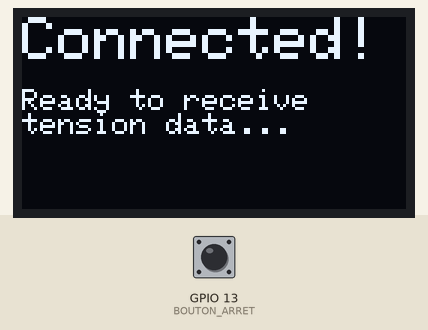
Recording of a sketch running on a simulated ESP32. Parts: 128×64 one-colour display. Inputs (shaded band) come from the test bench; at power-on: GPIO 13 (BOUTON_ARRET) HIGH. Nothing arrives over Bluetooth unless stated; what the sketch prints to the serial monitor is not drawn.

Above: at 2.2 s.
At 5.3 s:
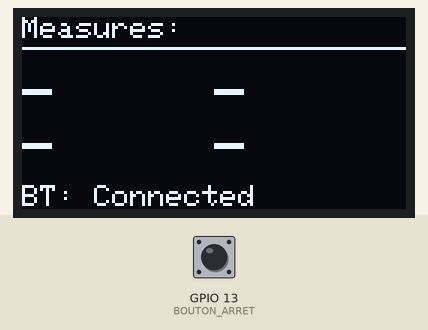
5.4 s: GPIO 13 (BOUTON_ARRET) pulled LOW for 0.15 s
At 6.3 s:
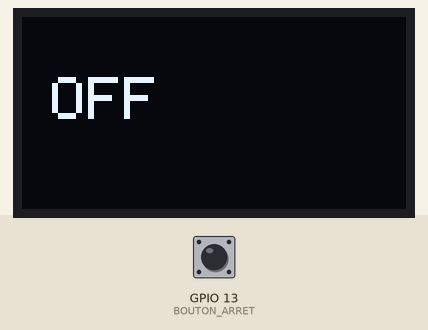
7.0 s: GPIO 13 (BOUTON_ARRET) pulled LOW for 1 s
At 7.4 s:
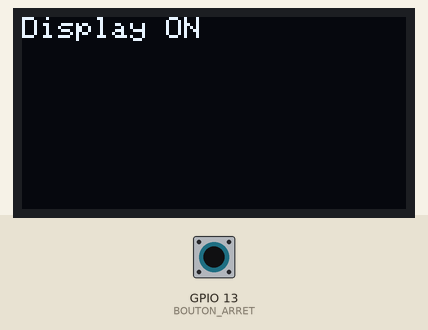
12.5 s: GPIO 13 (BOUTON_ARRET) pulled LOW for 3.2 s
At 13.3 s:
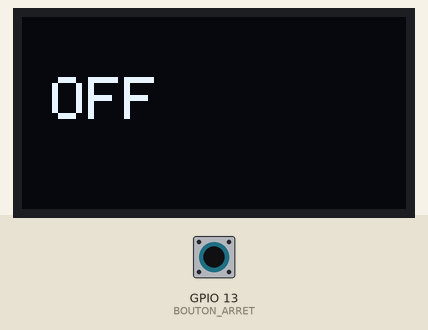
Timing chart, 0 to 15.5 s (numbered marks = the images above; inputs shaded):
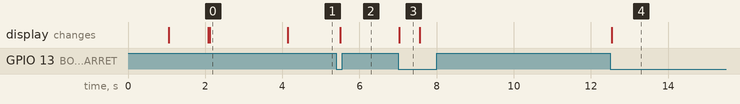

The sketch:

ESP32_BT_Recepteur_MAC.ino
```cpp
#include <Arduino.h>
#include <BluetoothSerial.h>
#include <esp_bt_device.h>
#include <Wire.h>
#include <Adafruit_GFX.h>
#include <Adafruit_SSD1306.h>

// Configuration de l'écran OLED - SBCOLED01V2
#define SCREEN_WIDTH 128
#define SCREEN_HEIGHT 64
#define OLED_RESET -1  // Broche de réinitialisation (ou -1 si partage avec Arduino)
#define SCREEN_ADDRESS 0x3C  // Adresse I2C pour SBCOLED01V2 (généralement 0x3C)
// Broches I2C pour ESP32 WROOM-32E
#define SDA_PIN 19
#define SCL_PIN 22

// Bouton poussoir pour arrêt d'affichage
#define BOUTON_ARRET 13
bool dernierEtatBoutonArret = HIGH;
bool affichageActif = true;  // État de l'affichage

// Création des objets
BluetoothSerial SerialBT;
Adafruit_SSD1306 display(SCREEN_WIDTH, SCREEN_HEIGHT, &Wire, OLED_RESET);

// Variables
float lastForces[4] = {0.0, 0.0, 0.0, 0.0};
unsigned long lastUpdate = 0;
unsigned long lastDisplayUpdate = 0;
bool hasData = false;


void setup()
{
  // Initialiser la communication série à 115200 bauds pour le débogage
  Serial.begin(115200);

  // Attendre un peu pour la connexion du moniteur série
  delay(1000);

  // Initialiser I2C avec les broches personnalisées pour ESP32
  Wire.begin(SDA_PIN, SCL_PIN);

  // Initialiser l'écran OLED
  if(!display.begin(SSD1306_SWITCHCAPVCC, SCREEN_ADDRESS)) {
    Serial.println(F("SSD1306 allocation failed"));
    while(1); // Arrêt ici si l'OLED échoue
  }

  // Effacer l'écran et afficher le message de démarrage
  display.clearDisplay();
  display.setTextSize(1);
  display.setTextColor(SSD1306_WHITE);
  display.setCursor(0, 0);
  display.println("ESP32 Slave");
  display.println("Initializing...");
  display.display();
  delay(1000);

  // Initialisation bouton d'arrêt
  pinMode(BOUTON_ARRET, INPUT_PULLUP);
  dernierEtatBoutonArret = digitalRead(BOUTON_ARRET);

  // Démarrer la communication Bluetooth et définir le nom "ESP32_Slave"
  // Utiliser un nom sans caractères spéciaux
  if (!SerialBT.begin("ESP32Slave", false)) // false = mode esclave
  {
    Serial.println("Bluetooth initialization failed!");
    display.clearDisplay();
    display.setCursor(0, 0);
    display.println("BT Failed!");
    display.display();
    while(1); // Arrêt ici
  }

  Serial.println("ESP32 Slave Bluetooth Serial Started.");
  Serial.println("Device name: ESP32Slave");

  // Obtenir et afficher l'adresse MAC Bluetooth
  const uint8_t* mac = esp_bt_dev_get_address();
  Serial.print("Bluetooth MAC Address: ");
  for (int i = 0; i < 6; i++) {
    Serial.printf("%02X", mac[i]);
    if (i < 5) Serial.print(":");
  }
  Serial.println();

  // Afficher l'adresse MAC sur l'OLED
  display.clearDisplay();
  display.setCursor(0, 0);
  display.println("ESP32Slave");
  display.println("MAC:");
  display.print("  ");
  for (int i = 0; i < 6; i++) {
    display.printf("%02X", mac[i]);
    if (i < 5) display.print(":");
  }
  display.println();
  display.println();
  display.println("Waiting for");
  display.println("Master...");
  display.display();

  Serial.println("Bluetooth is discoverable and waiting for connection...");

  // Attendre jusqu'à ce que le périphérique ESP32 Maître se connecte à cet ESP32 Esclave
  while (!SerialBT.connected())
  {
    delay(1000);  // Attendre 1 seconde avant de vérifier à nouveau
    Serial.print(".");
  }

  // Une fois connecté, afficher un message de confirmation
  Serial.println("");
  Serial.println("Connected to ESP32_Master successfully!");

  // Afficher l'état de connexion sur l'OLED
  display.clearDisplay();
  display.setCursor(0, 0);
  display.setTextSize(2);
  display.println("Connected!");
  display.setTextSize(1);
  display.println();
  display.println("Ready to receive");
  display.println("tension data...");
  display.display();
  delay(2000);
}

// Fonction pour afficher les valeurs sur l'OLED
void afficherValeurs() {
  if (!affichageActif) return;

  display.clearDisplay();
  display.setTextSize(1);
  display.setCursor(0, 0);
  display.println("Measures:");
  display.drawLine(0, 10, SCREEN_WIDTH, 10, SSD1306_WHITE);

  display.setTextSize(2);

  // Force 1
  display.setCursor(0, 18);
  if (hasData && SerialBT.connected()) {
    display.print(lastForces[0], 1);
  } else {
    display.print("-");
  }

  // Force 2
  display.setCursor(0, 36);
  if (hasData && SerialBT.connected()) {
    display.print(lastForces[1], 1);
  } else {
    display.print("-");
  }

  // Force 3
  display.setCursor(64, 18);
  if (hasData && SerialBT.connected()) {
    display.print(lastForces[2], 1);
  } else {
    display.print("-");
  }

  // Force 4
  display.setCursor(64, 36);
  if (hasData && SerialBT.connected()) {
    display.print(lastForces[3], 1);
  } else {
    display.print("-");
  }

  // État Bluetooth
  display.setTextSize(1);
  display.setCursor(0, 56);
  if (SerialBT.connected()) {
    display.print("BT: Connected");
  } else {
    display.print("BT: Disconnected");
  }

  display.display();
}

void loop()
{
  // Vérifie si le bouton d'arrêt d'affichage a été pressé
  bool etatActuelBoutonArret = digitalRead(BOUTON_ARRET);
  if (etatActuelBoutonArret == LOW && dernierEtatBoutonArret == HIGH) {
    // Appui détecté - inverse l'état d'affichage
    affichageActif = !affichageActif;
    if (affichageActif) {
      Serial.println("Display ON");
      // Rafraîchit l'affichage avec les dernières données
      display.clearDisplay();
      display.setTextSize(1);
      display.setCursor(0, 0);
      display.println("Display ON");
      display.display();
    } else {
      Serial.println("OFF");
      // Affiche un message d'arrêt
      display.clearDisplay();
      display.setTextSize(2);
      display.setCursor(10, 20);
      display.println("OFF");
      display.display();
    }
    delay(500); // anti-rebond
  }
  dernierEtatBoutonArret = etatActuelBoutonArret;

  if (SerialBT.available())
  {
    String incomingData = SerialBT.readStringUntil('\n');
    incomingData.trim();

    // N'envoyer au Serial que si l'affichage est actif
    if (affichageActif) {
      Serial.println(incomingData);
    }

    float f1, f2, f3, f4;
    int parsed = sscanf(incomingData.c_str(), "%f\t%f\t%f\t%f", &f1, &f2, &f3, &f4);

    if (parsed == 4)
    {
      lastForces[0] = f1;
      lastForces[1] = f2;
      lastForces[2] = f3;
      lastForces[3] = f4;
      lastUpdate = millis();
      hasData = true;
    }
    else
    {
      Serial.println("Parsing error: expected 4 values.");
    }
  }

  // Vérifier si la connexion est perdue
  if (!SerialBT.connected() && hasData) {
    hasData = false;
  }

  // Mettre à jour l'affichage toutes les 200ms
  if (millis() - lastDisplayUpdate > 200) {
    afficherValeurs();
    lastDisplayUpdate = millis();
  }

  delay(50);  // Petit délai pour éviter de surcharger la boucle
}
```

Measured:
- after the input at 5.4 s, the display: changes after 0.10 s (image 2)
- after the input at 7.0 s, the display: changes at once (image 3)
- after the input at 12.5 s, the display: changes at once (image 4)
- what the display in image 0 shows lasts 2.0 s, from 2.1 s to 4.1 s
- what the display in image 3 shows lasts 0.6 s, from 7.0 s to 7.6 s
